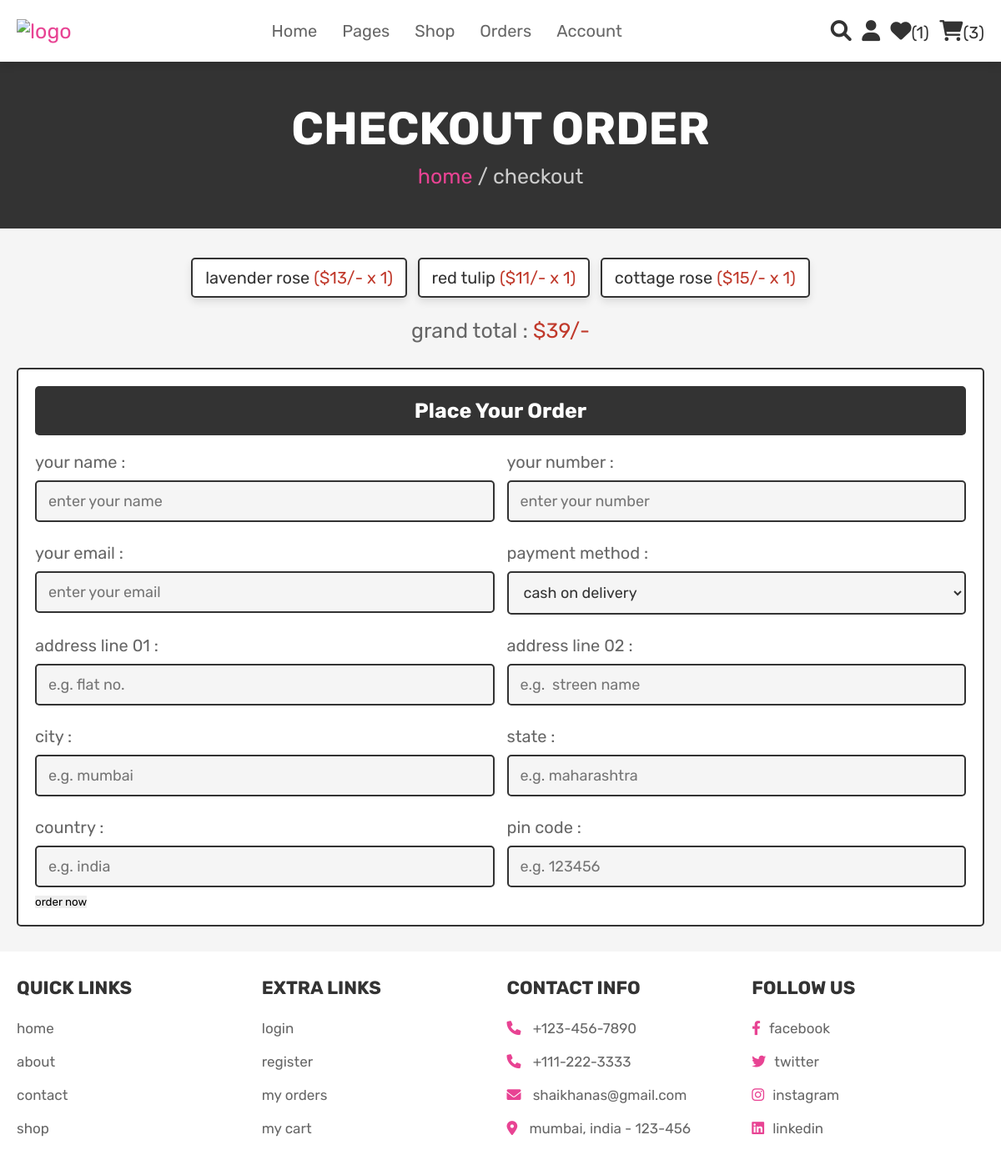
/checkout.php (signed in), run on the app's committed database.
### tables this page shows
CREATE TABLE cart (
  id int(100) NOT NULL,
  user_id int(100) NOT NULL,
  pid int(100) NOT NULL,
  name varchar(100) NOT NULL,
  price int(100) NOT NULL,
  quantity int(100) NOT NULL,
  image varchar(100) NOT NULL
);

### checkout.php (the view, shortened to what this page needs)
<?php
@include 'config.php';
$user_id = $_SESSION['user_id'];
?>
<!DOCTYPE html>
<html lang="en">
<head>
   <link rel="stylesheet" href="https://cdnjs.cloudflare.com/ajax/libs/font-awesome/6.0.0/css/all.min.css">
   <link rel="stylesheet" href="css/new/user/style_checkout.css">
</head>
<body>
<?php @include 'header.php'; ?>
<section class="heading">
    <h3>checkout order</h3>
    <p> <a href="home.php">home</a> / checkout </p>
</section>
<section class="display-order">
    <?php
        $grand_total = 0;
        $select_cart = mysqli_query($conn, "SELECT * FROM `cart` WHERE user_id = '$user_id'") or die('query failed');
        if(mysqli_num_rows($select_cart) > 0){
            while($fetch_cart = mysqli_fetch_assoc($select_cart)){
            $total_price = ($fetch_cart['price'] * $fetch_cart['quantity']);
            $grand_total += $total_price;
    ?>
    <p> <?php echo $fetch_cart['name'] ?> <span>(<?php echo '$'.$fetch_cart['price'].'/-'.' x '.$fetch_cart['quantity']  ?>)</span> </p>
    <?php
        }
        }else{
            echo '<p class="empty">your cart is empty</p>';
        }
    ?>
    <div class="grand-total">grand total : <span>$<?php echo $grand_total; ?>/-</span></div>
</section>
<section class="checkout">
    <form action="" method="POST">
        <h3>place your order</h3>
        <div class="flex">
            <div class="inputBox">
                <span>your name :</span>
                <input type="text" name="name" placeholder="enter your name">
            </div>
            <div class="inputBox">
                <span>your number :</span>
                <input type="number" name="number" min="0" placeholder="enter your number">
            </div>
            <div class="inputBox">
                <span>your email :</span>
                <input type="email" name="email" placeholder="enter your email">
            </div>
            <div class="inputBox">
                <span>payment method :</span>
                <select name="method">
                    <option value="cash on delivery">cash on delivery</option>
                </select>
            </div>
            <div class="inputBox">
                <span>address line 01 :</span>
                <input type="text" name="flat" placeholder="e.g. flat no.">
            </div>
            <div class="inputBox">
                <span>address line 02 :</span>
                <input type="text" name="street" placeholder="e.g.  streen name">
            </div>
            <div class="inputBox">
                <span>city :</span>
                <input type="text" name="city" placeholder="e.g. mumbai">
            </div>
            <div class="inputBox">
                <span>state :</span>
                <input type="text" name="state" placeholder="e.g. maharashtra">
            </div>
            <div class="inputBox">
                <span>country :</span>
                <input type="text" name="country" placeholder="e.g. india">
            </div>
            <div class="inputBox">
                <span>pin code :</span>
                <input type="number" min="0" name="pin_code" placeholder="e.g. 123456">
            </div>
        </div>
        <input type="submit" name="order" value="order now" class="btn">
    </form>
</section>
<?php @include 'footer.php'; ?>
</body>
</html>

### css/new/user/style_checkout.css (style rules this page uses)
:root { --pink:#e84393; --red:#c0392b; --orange:#f39c12; --black:#333; --white:#fff; --light-color:#666; --light-white:#ccc; --light-bg:#f5f5f5; --border:.2rem solid var(--black); --box-shadow:0 .5rem 1rem rgba(0,0,0,.1); }
* { font-family: 'Rubik', sans-serif; margin:0; padding:0; box-sizing: border-box; outline: none; border:none; text-decoration: none; transition:all .2s linear; }
html { font-size: 62.5%; overflow-x: hidden; scroll-behavior: smooth; scroll-padding-top: 6.5rem; }
body { background: var(--light-bg); }
section { padding:3rem 2rem; }
.heading { display: flex; flex-flow: column; align-items: center; justify-content: center; gap:1rem; background-color: var(--black); text-align: center; min-height: 25vh; }
.heading h3 { font-size: 5.5rem; color:var(--white); text-transform: uppercase; }
.heading p { font-size: 2.5rem; color:var(--light-white); }
.heading p a { color:var(--pink); }
.display-order { max-width: 1200px; margin:0 auto; text-align: center; padding-bottom: 0; }
.display-order p { display: inline-block; border-radius: .5rem; font-size: 2rem; color:var(--black); padding:1rem 1.5rem; margin:.5rem; background-color: var(--white); box-shadow: var(--box-shadow); border:var(--border); }
.display-order p span { color:var(--red); }
.display-order .grand-total { margin-top: 2rem; font-size: 2.5rem; color:var(--light-color); }
.display-order .grand-total span { color:var(--red); }
.checkout form { background-color: var(--white); border:var(--border); max-width: 1200px; margin:0 auto; border-radius: .5rem; padding:2rem; box-shadow: var(--border); }
.checkout form h3 { padding:1.5rem; font-size: 2.5rem; margin-bottom: 2rem; background-color: var(--black); color:var(--white); border-radius: .5rem; text-align: center; text-transform: capitalize; }
.checkout form .flex { display: flex; flex-wrap: wrap; gap:1.5rem; }
.checkout form .flex .inputBox { flex:1 1 40rem; }
.checkout form .flex .inputBox input, .checkout form .flex .inputBox select { margin:1rem 0; width: 100%; background-color: var(--light-bg); padding:1.2rem 1.4rem; border:var(--border); font-size: 1.8rem; color:var(--black); border-radius: .5rem; }
.checkout form .flex .inputBox span { font-size: 2rem; color:var(--light-color); }

### data on the page
cart: name "lavender rose", price "13", quantity "1"
cart: name "red tulip", price "11", quantity "1"
cart: name "cottage rose", price "15", quantity "1"

### other printed values
$wishlist_num_rows "1"
$cart_num_rows "3"
$grand_total "39"
